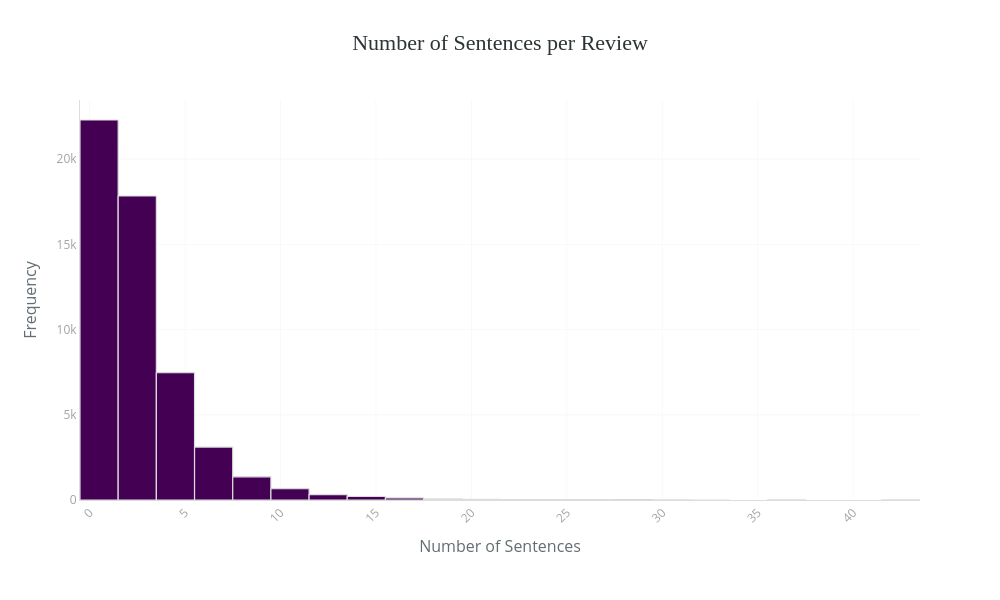

Source (notebook cell):
### Code cell
histogram_chart(
    data=dataset,
    column='num_sentences',
    title='Number of Sentences per Review',
    x_label='Number of Sentences'
)

### Figure 1 — Plotly figure (JSON) as saved in the notebook; plotly's stock layout.template omitted (floating-point values rounded to 4 significant figures; data arrays with more than 128 entries replaced by an {"elided": "..."} marker saying what was removed)
{"data": [{"alignmentgroup": "True", "bingroup": "x", "hovertemplate": "num_sentences=%{x}<br>count=%{y}<extra></extra>", "legendgroup": "", "marker": {"color": "#440154", "line": {"color": "#DDD", "width": 1.2}, "pattern": {"shape": ""}}, "name": "", "nbinsx": 30, "offsetgroup": "", "orientation": "v", "showlegend": false, "type": "histogram", "x": {"elided": "53566 int values"}, "xaxis": "x", "yaxis": "y"}], "layout": {"barmode": "relative", "height": 600, "legend": {"tracegroupgap": 0}, "margin": {"b": 100, "l": 80, "r": 80, "t": 100}, "paper_bgcolor": "white", "plot_bgcolor": "white", "title": {"font": {"color": "#2D3436", "family": "Arial Black", "size": 22}, "text": "Number of Sentences per Review", "x": 0.5, "xanchor": "center"}, "width": 1000, "xaxis": {"anchor": "y", "domain": [0, 1], "gridcolor": "#F8F9FA", "linecolor": "#DDD", "showgrid": true, "tickangle": -45, "tickfont": {"color": "#A0A4A8", "size": 12}, "title": {"font": {"color": "#636E72", "size": 16}, "text": "Number of Sentences"}}, "yaxis": {"anchor": "x", "domain": [0, 1], "gridcolor": "#F8F9FA", "linecolor": "#DDD", "showgrid": true, "tickfont": {"color": "#A0A4A8", "size": 12}, "title": {"font": {"color": "#636E72", "size": 16}, "text": "Frequency"}}}}
